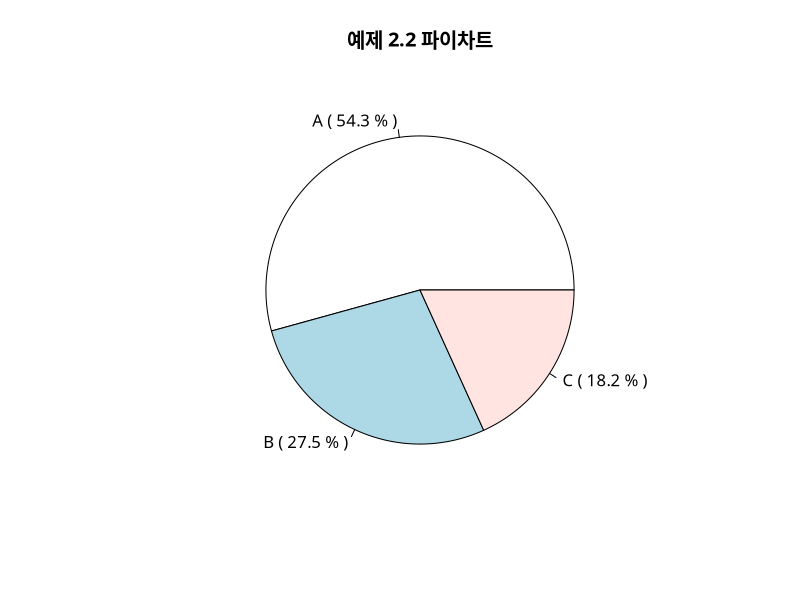
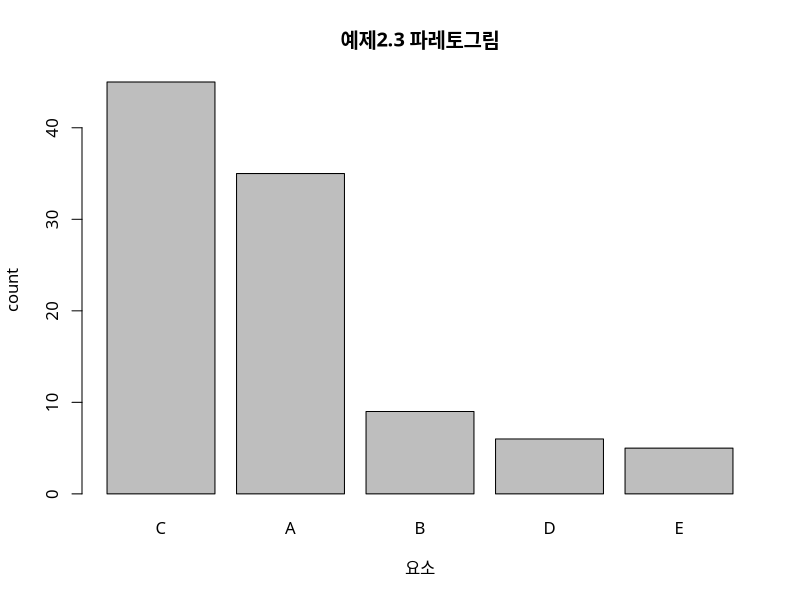
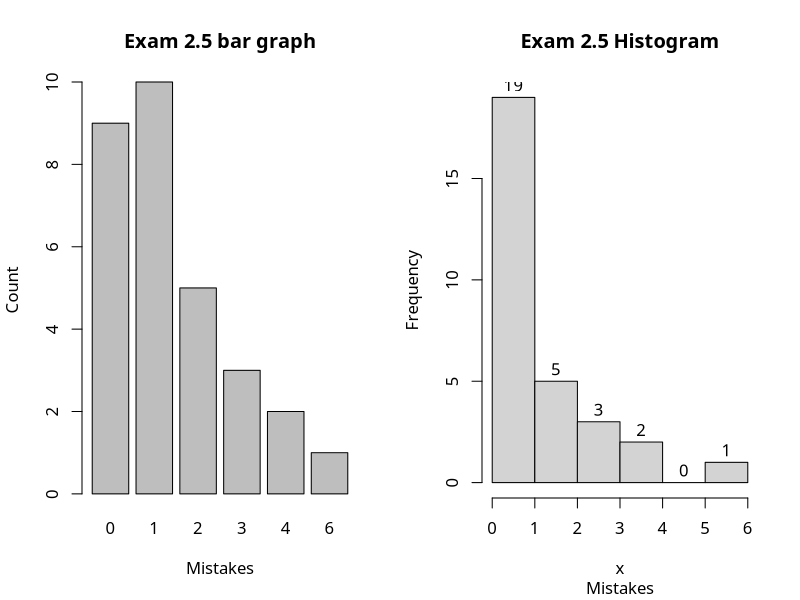
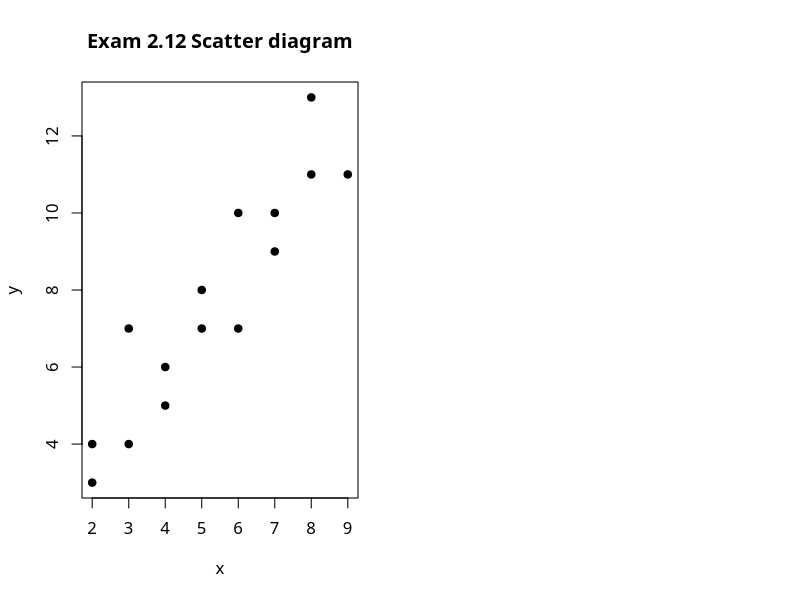

R code for these plots, in order: (Note: this script raises an error after producing the figures.)
a <- rep("A", 1520)
b <- rep("B", 770)
c <- rep("C", 510)
x <- c(a,b,c)
y <- as.matrix(table(x))
freq <- y[,1]
relative_freq <- freq/sum(y)
t(rbind(freq,relative_freq))

lab <- names(freq)
dat <- round(freq/sum(freq)*100, digits=1)
z <- paste(lab, "(", dat,"%",")")
par(family="AppleGothic")
pie(freq, labels=z, main="예제 2.2 파이차트")

a <- rep("A", 35)
b <- rep("B", 9)
c <- rep("C", 45)
d <- rep("D", 6)
e <- rep("E", 5)
x <- factor(c(a,b,c,d,e))
sort <- sort(table(x), decreasing = TRUE)
barplot(sort, xlab = "요소", ylab = "count", main = "예제2.3 파레토그림")

x <- c(1,1,1,3,0,0,1,1,1,0,2,2,0,0,0,1,2,1,2,0,0,1,6,4,3,3,1,2,4,0)
y <- as.matrix(table(x))
freq <- y[,1]
total <- sum(freq)
relative_freq <- freq/total
cumsum <- cumsum(freq)
cum_relative_freq <- cumsum/total
t(rbind(freq, relative_freq, cumsum, cum_relative_freq))

par(mfrow=c(1,2))
barplot(table(x), xlab="Mistakes", ylab="Count", main="Exam 2.5 bar graph")
#ggplot(as.data.frame(x), aes(x)) + geom_bar()
hist(x, sub="Mistakes", labels=T, main="Exam 2.5 Histogram")
#ggplot(as.data.frame(x), aes(x)) + geom_histogram()

x <- c(1,3,4,6,6,7,8,8,9,10,15)
mean(x)
median(x)
y <- c(1,3,4,6,6,7,8,8,9,10,150)
mean(y)
median(y)

var(x)
sd(x)
quantile(x, c(0.25,0.75))

x <- c(2,3,4,5,6,7,8,9,4,6,3,7,2,5,8)
y <- c(4,7,6,8,10,9,13,11,5,7,4,10,3,7,11)
plot(x, y, pch=19, main="Exam 2.12 Scatter diagram")
k <- t(as.data.frame(rbind(x,y)))
j <- as_tibble(k)
ggplot(data=j, aes(x=x, y=y)) + geom_point(size=3, color="black")

# 2.13
library(tidyverse)
dt <- tibble(
  x = c(110,130,125,120,115,120,125,130,150,140,100,110,115,120,135),
  y = c(75,90,80,80,70,75,90,95,90,85,60,65,75,75,90),
)

ggplot(dt, aes(x=x, y=y)) + geom_point()
cor(dt)

# Exercise Chapter 2
# 2.1
a <- rep("A", 18)
b <- rep("B", 4)
o <- rep("O", 16)
ab <- rep("AB", 2)
bld <- factor(c(a,b,o,ab))
y <- as.matrix(table(bld))
freq <- y[,1]
relative_freq <- freq/sum(y)
t(rbind(freq, relative_freq))

sort <- sort(table(bld), decreasing = TRUE)
barplot(sort, xlab="Blood Type", ylab="Count", main="Exam 2.19")
#ggplot(as.data.frame(bld), aes(bld)) + geom_bar()
